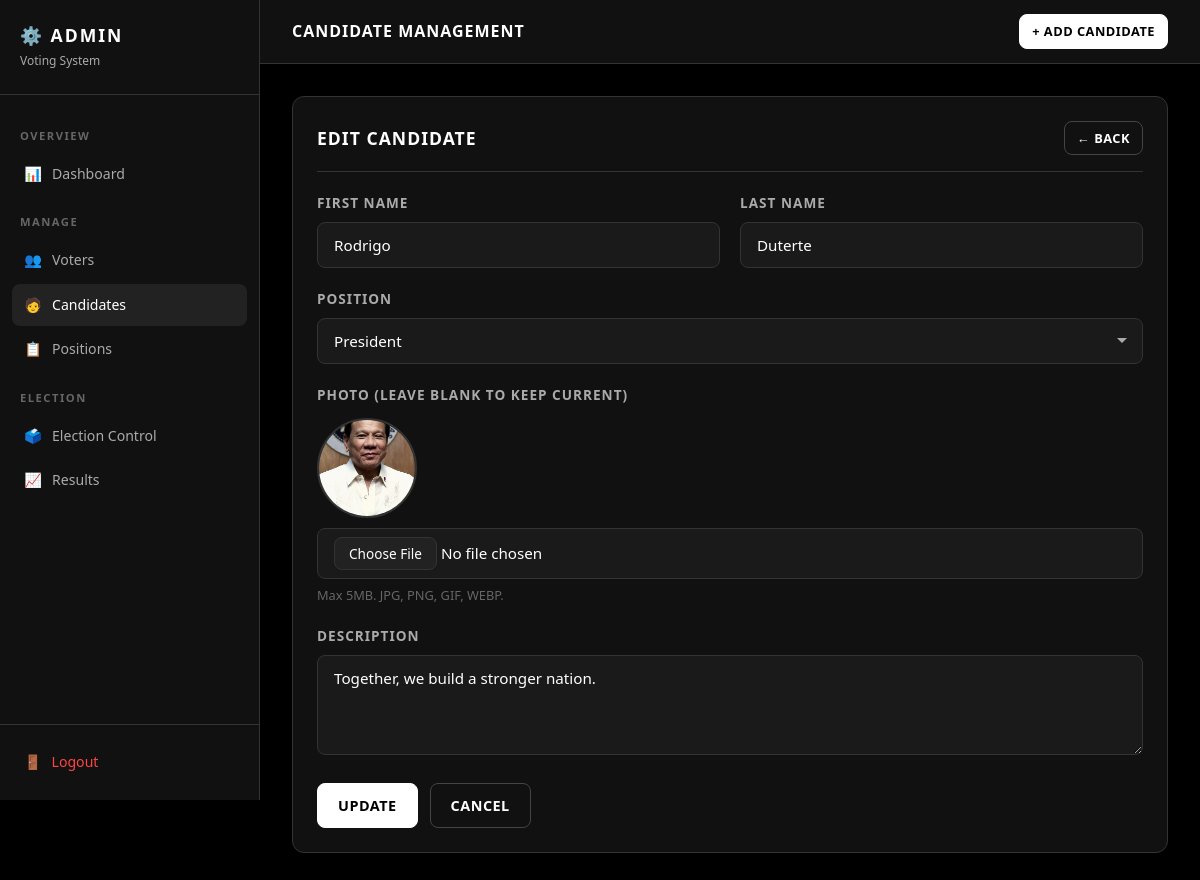
The page /admin/candidates.php?action=edit&id=2 (signed in) on the database its author committed.
### tables this page shows
CREATE TABLE IF NOT EXISTS candidates (
    id INT AUTO_INCREMENT PRIMARY KEY,
    position_id INT NOT NULL,
    first_name VARCHAR(100) NOT NULL,
    last_name VARCHAR(100) NOT NULL,
    photo VARCHAR(255) DEFAULT 'default.png',
    description TEXT,
    created_at TIMESTAMP DEFAULT CURRENT_TIMESTAMP,
    FOREIGN KEY (position_id) REFERENCES positions(id) ON DELETE CASCADE
);

CREATE TABLE IF NOT EXISTS positions (
    id INT AUTO_INCREMENT PRIMARY KEY,
    position_name VARCHAR(100) NOT NULL UNIQUE,
    created_at TIMESTAMP DEFAULT CURRENT_TIMESTAMP
);

### admin/candidates.php (the view, shortened to what this page needs)
<?php
require_once '../includes/db.php';
$action  = $_GET['action'] ?? 'list';
$edit_id = isset($_GET['id']) ? (int)$_GET['id'] : 0;
$edit_candidate = null;
if ($action === 'edit' && $edit_id) {
    $stmt = mysqli_prepare($conn, "SELECT * FROM candidates WHERE id = ?");
    mysqli_stmt_bind_param($stmt, 'i', $edit_id);
    mysqli_stmt_execute($stmt);
    $edit_candidate = mysqli_fetch_assoc(mysqli_stmt_get_result($stmt));
}
$positions_result = mysqli_query($conn, "SELECT * FROM positions ORDER BY position_name ASC");
$positions_list = [];
while ($p = mysqli_fetch_assoc($positions_result)) $positions_list[] = $p;
?>
<!DOCTYPE html>
<html lang="en">
<head>
    <link rel="stylesheet" href="../css/style.css">
</head>
<body>
<div class="admin-wrapper">
    <?php include 'includes/sidebar.php'; ?>
    <main class="admin-main">
        <div class="admin-topbar">
            <h2>Candidate Management</h2>
            <a href="candidates.php?action=add" class="btn btn-primary btn-sm">+ Add Candidate</a>
        </div>
        <div class="admin-body">
            <?php if ($action === 'add' || $action === 'edit'): ?>
            <div class="card">
                <div class="card-header">
                    <h3><?= $action === 'edit' ? 'Edit Candidate' : 'Add New Candidate' ?></h3>
                    <a href="candidates.php" class="btn btn-outline btn-sm">← Back</a>
                </div>
                <form method="POST" action="candidates.php" enctype="multipart/form-data">
                    <div class="form-row">
                        <div class="form-group">
                            <label>First Name</label>
                            <input type="text" name="first_name" class="form-control" value="<?= htmlspecialchars($edit_candidate['first_name'] ?? '') ?>" required>
                        </div>
                        <div class="form-group">
                            <label>Last Name</label>
                            <input type="text" name="last_name" class="form-control" value="<?= htmlspecialchars($edit_candidate['last_name'] ?? '') ?>" required>
                        </div>
                    </div>
                    <div class="form-group">
                        <label>Position</label>
                        <select name="position_id" class="form-control" required>
                            <?php foreach ($positions_list as $p): ?>
                                <option value="<?= $p['id'] ?>" <?= (isset($edit_candidate['position_id']) && $edit_candidate['position_id'] == $p['id']) ? 'selected' : '' ?>>
                                    <?= htmlspecialchars($p['position_name']) ?>
                                </option>
                            <?php endforeach; ?>
                        </select>
                    </div>
                    <div class="form-group">
                        <label>Photo <?= $action === 'edit' ? '(leave blank to keep current)' : '' ?></label>
                        <?php if ($action === 'edit' && $edit_candidate['photo'] && $edit_candidate['photo'] !== 'default.png'): ?>
                            <div style="margin-bottom:10px;">
                                <img src="../uploads/candidates/<?= htmlspecialchars($edit_candidate['photo']) ?>" class="photo-preview" alt="">
                            </div>
                        <?php endif; ?>
                        <input type="file" name="photo" class="form-control" accept="image/*">
                        <p class="form-hint">Max 5MB. JPG, PNG, GIF, WEBP.</p>
                    </div>
                    <div class="form-group">
                        <label>Description</label>
                        <textarea name="description" class="form-control"><?= htmlspecialchars($edit_candidate['description'] ?? '') ?></textarea>
                    </div>
                    <div style="display:flex; gap:12px;">
                        <button type="submit" class="btn btn-primary"><?= $action === 'edit' ? 'Update' : 'Add Candidate' ?></button>
                        <a href="candidates.php" class="btn btn-outline">Cancel</a>
                    </div>
                </form>
            </div>
            <?php endif; ?>
        </div>
    </main>
</div>
</body>
</html>

### css/style.css (style rules this page uses)
*, *::before, *::after { box-sizing: border-box; margin: 0; padding: 0; }
:root { --bg: #000000; --surface: #111111; --surface2: #1a1a1a; --surface3: #222222; --border: #333333; --border-light: #444444; --text: #ffffff; --text-muted: #aaaaaa; --text-dim: #666666; --accent: #ffffff; --accent-hover: #dddddd; --danger: #ff4444; --success: #44ff88; --warning: #ffaa00; --radius: 8px; --radius-lg: 12px; --shadow: 0 4px 20px rgba(0,0,0,0.8); --shadow-sm: 0 2px 8px rgba(0,0,0,0.5); --transition: 0.2s ease; }
html { font-size: 16px; }
body { background: var(--bg); color: var(--text); font-family: 'Segoe UI', Arial, sans-serif; line-height: 1.6; min-height: 100vh; }
h1, h2, h3, h4, h5 { font-weight: 700; line-height: 1.3; }
h2 { font-size: 1.5rem; }
h3 { font-size: 1.25rem; }
a { color: var(--text); text-decoration: none; transition: color var(--transition); }
.card { background: var(--surface); border: 1px solid var(--border); border-radius: var(--radius-lg); padding: 24px; margin-bottom: 24px; box-shadow: var(--shadow-sm); }
.card-header { padding-bottom: 16px; margin-bottom: 20px; border-bottom: 1px solid var(--border); display: flex; align-items: center; justify-content: space-between; gap: 12px; }
.card-header h2, .card-header h3 { font-size: 1.1rem; text-transform: uppercase; letter-spacing: 1px; }
.form-group { margin-bottom: 20px; }
.form-group label { display: block; font-size: 0.85rem; text-transform: uppercase; letter-spacing: 1px; color: var(--text-muted); margin-bottom: 8px; font-weight: 600; }
.form-control { width: 100%; background: var(--surface2); border: 1px solid var(--border); border-radius: var(--radius); color: var(--text); padding: 12px 16px; font-size: 0.95rem; transition: border-color var(--transition), box-shadow var(--transition); font-family: inherit; }
.form-control::placeholder { color: var(--text-dim); }
select.form-control { appearance: none; background-repeat: no-repeat; background-position: right 14px center; padding-right: 40px; }
select.form-control option { background: var(--surface2); }
textarea.form-control { resize: vertical; min-height: 100px; }
.form-row { display: grid; grid-template-columns: 1fr 1fr; gap: 20px; }
.form-hint { font-size: 0.8rem; color: var(--text-dim); margin-top: 6px; }
.btn { display: inline-flex; align-items: center; gap: 8px; padding: 10px 20px; border-radius: var(--radius); font-size: 0.9rem; font-weight: 600; cursor: pointer; border: 1px solid transparent; transition: all var(--transition); font-family: inherit; text-transform: uppercase; letter-spacing: 0.5px; white-space: nowrap; }
.btn-primary { background: var(--text); color: var(--bg); border-color: var(--text); }
.btn-outline { background: transparent; color: var(--text); border-color: var(--border-light); }
.btn-sm { padding: 6px 12px; font-size: 0.8rem; }
.admin-wrapper { display: flex; min-height: 100vh; }
.admin-main { flex: 1; overflow: hidden; }
.admin-topbar { background: var(--surface); border-bottom: 1px solid var(--border); padding: 0 32px; height: 64px; display: flex; align-items: center; justify-content: space-between; }
.admin-topbar h2 { font-size: 1rem; text-transform: uppercase; letter-spacing: 1px; }
.admin-body { padding: 32px; }
.photo-preview { width: 100px; height: 100px; border-radius: 50%; object-fit: cover; border: 2px solid var(--border); margin-top: 12px; display: block; }
input[type="file"].form-control { padding: 8px 16px; cursor: pointer; }

### rows shown on the page
candidates: first_name "Rodrigo", last_name "Duterte", position_id "President", photo (picture), description "Together, we build a stronger nation."
